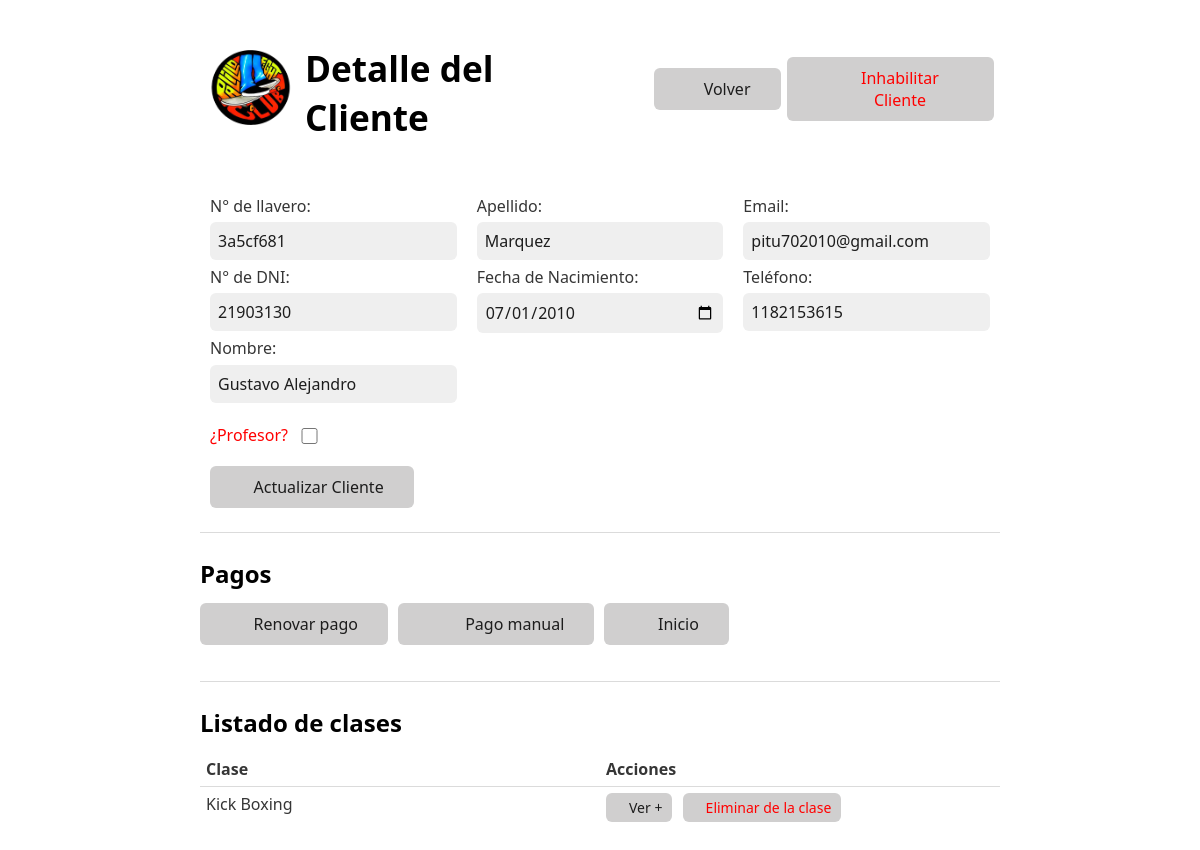
/controllers/detalle_usuario_controller.php?dni=21903130 (signed in), run on the app's committed database.
### tables this page shows
CREATE TABLE `users` (
  `id_user` int(255) NOT NULL,
  `rfid` longtext NOT NULL DEFAULT 'SIN LLAVERO' COMMENT 'Serial tarjeta de acceso',
  `dni` int(8) NOT NULL,
  `user_name` varchar(75) NOT NULL,
  `user_surname` varchar(75) DEFAULT NULL,
  `password` text DEFAULT NULL,
  `birth_day` date DEFAULT NULL,
  `email` text DEFAULT NULL,
  `phone_number` int(13) DEFAULT NULL,
  `asset` tinyint(1) NOT NULL DEFAULT 1 COMMENT 'Define si el Usuario\r\nse encuentra activo\r\n1 = Activo; 0 = Inactivo',
  `type_user` int(255) NOT NULL DEFAULT 2 COMMENT '1 - PROFESOR\r\n2 - ALUMNO\r\n3 - ADMINISTRADOR'
);

CREATE TABLE `classes` (
  `id_class` int(255) NOT NULL,
  `name_class` text NOT NULL COMMENT 'Nombre de la clase',
  `price_class` int(255) NOT NULL COMMENT 'Precio de la clase'
);

### controllers/detalle_usuario_controller.php (called while the page is built, shortened)
<?php
require_once '../models/user_model.php';
require_once '../models/clase_alumno_model.php';
require_once '../models/clase_model.php';
$user = new User();
$alumnoClase = new ClaseAlumno();
$profesorClase = new ClaseProfesor();
$claseClass = new Clase();
$dni = isset($_GET['dni']) ? $_GET['dni'] : '';
$usuario = $user->getUserByDNI($dni);
$clases = [];
if ($usuario['type_user'] == 2) {
  $clases = $alumnoClase->getClaseAlumnoByIdAlumno($usuario['id_user']);
  $tipo_usuario = 'id_alumno';
  $controlador = 'baja_alumno_clase_controller.php';
} else {
  $clases = $profesorClase->getClaseProfesorByIdProfesor($usuario['id_user']);
  $tipo_usuario = 'id_profesor';
  $controlador = 'baja_profesor_clase_controller.php';
}
$dataClases = [];
foreach ($clases as $clase) {
  array_push($dataClases, $claseClass->getClaseById($clase->id_class));
}
$clases = $dataClases;
include '../views/usuario_view.php';

### models/conexion_model.php (called while the page is built, shortened)
<?php
class Database {
  private $pdo;
  public function __construct() {
    $this->host = getenv('MYSQL_DB_HOST') ?? 'localhost';
    $this->database = getenv('MYSQL_DB_NAME') ?? '';
    $this->username = getenv('MYSQL_DB_USER') ?? '';
    $this->password = getenv('MYSQL_DB_PASSWORD') ?? '';
    try {
      $this->pdo = new PDO("mysql:host={$this->host};dbname={$this->database}", $this->username, $this->password);
      $this->pdo->setAttribute(PDO::ATTR_ERRMODE, PDO::ERRMODE_EXCEPTION);
    } catch (PDOException $e) {
      echo "Error de conexión: " . $e->getMessage();
      die();
    }
  }
  public function getConnection() {
    return $this->pdo;
  }
}
?>

### models/user_model.php (called while the page is built, shortened)
<?php
require_once 'conexion_model.php';
class User {
  private $pdo;
  public function __construct() {
    $this->database = new Database();
    $this->pdo = $this->database->getConnection();
  }
  public function getUserByDNI(string $dni) {
    try {
      $stmt = $this->pdo->prepare("SELECT * FROM `users` WHERE `dni` = :dni");
      $stmt->bindParam(':dni', $dni, PDO::PARAM_STR);
      $stmt->execute();
      return $stmt->fetch(PDO::FETCH_ASSOC);
    } catch (PDOException $e) {
      return false;
    }
  }
}
?>

### models/clase_model.php (called while the page is built, shortened)
<?php
require_once 'conexion_model.php';
class Clase {
  private $pdo;
  public function __construct() {
    $this->database = new Database();
    $this->pdo = $this->database->getConnection();
  }
  public function getClaseById($id) {
    try {
      $sql = 'SELECT * FROM classes WHERE id_class = :id_class';
      $stmt = $this->pdo->prepare($sql);
      $stmt->bindParam(':id_class', $id, PDO::PARAM_INT);
      $stmt->execute();
      return $stmt->fetch(PDO::FETCH_OBJ);
    } catch (PDOException $e) {
      return false;
    }
  }
}
?>

### models/clase_alumno_model.php (called while the page is built, shortened)
<?php
require_once 'conexion_model.php';
class ClaseAlumno {
  private $pdo;
  public function __construct() {
    $this->database = new Database();
    $this->pdo = $this->database->getConnection();
  }
  public function getClaseAlumnoByIdAlumno($idUser) {
    try {
      $sql = 'SELECT * FROM user_class WHERE id_user = :id_user';
      $stmt = $this->pdo->prepare($sql);
      $stmt->bindParam(':id_user', $idUser, PDO::PARAM_STR);
      $stmt->execute();
      return $stmt->fetchAll(PDO::FETCH_OBJ);
    } catch (PDOException $e) {
      return false;
    }
  }
}
?>

### views/usuario_view.php (the view, shortened to what this page needs)
<!DOCTYPE html>
<html lang="es">
<head>
  <link rel="stylesheet" href="../public/css/water.css">
  <link rel="stylesheet" href="../public/css/estilos.css">
</head>
<body>
  <div class="cabecera">
    <img src="../public/img/logo.png" alt="logo.png" width="100" height="100">
    <h1 style="padding-right: 40px;" >Detalle del <?php echo $usuario['type_user'] == 1 ? 'Profesor' : 'Cliente'; ?></h1>
    <button onclick="window.location.href='../controllers/lista_<?php echo $usuario['type_user'] == 1 ? 'profesores' : 'clientes'; ?>_controller.php'">
      <i style="padding-right: 10px; padding-top: 6px" class="fas fa-undo-alt"></i>
      Volver
    </button>
    <?php if ($usuario && $usuario['asset'] == 1): ?>
      <button style="color: red" onclick="window.location.href='../controllers/baja_usuarios_controller.php?dni=<?php echo urlencode($usuario['dni']); ?>'">
        <i style="color: red; padding-right: 10px; padding-top: 6px" class="fas fa-trash"></i>
        Inhabilitar <?php echo $usuario['type_user'] == 1 ? 'Profesor' : 'Cliente'; ?>
      </button>
    <?php endif; ?>
  </div>
  <div class="detalle-usuario">
    <?php if ($usuario): ?>
      <form id="form-datos-usuario" action="../controllers/actualizar_usuarios_controller.php" method="post" class="form-container">
        <div class="form-group">
          <label for="rfid">N° de llavero:</label>
          <input type="text" id="rfid" name="rfid" value="<?php echo htmlspecialchars($usuario['rfid']); ?>">
          <label for="dni">N° de DNI:</label>
          <input type="text" id="dni" name="dni" value="<?php echo htmlspecialchars($usuario['dni']); ?>">
          <label for="name">Nombre:</label>
          <input type="text" id="name" name="name" value="<?php echo htmlspecialchars($usuario['user_name']); ?>">
          <?php if ($usuario['asset'] == 1): ?>
            <div style="padding-top: 15px; padding-bottom: 15px;" class="exceptuado">
              <label for="profesor"><?php echo $usuario['type_user'] != 1 ? '¿Profesor?' : '¿Cliente?'; ?></label>
              <input type="checkbox" id="cambioTipoUsuario" name="cambioTipoUsuario" value="TRUE">
            </div>
          <?php endif; ?>
          <?php if ($usuario['asset'] == 1): ?>
            <button type="submit">
              <i class="fas fa-sync-alt"></i>
              Actualizar <?php echo $usuario['type_user'] == 1 ? 'Profesor' : 'Cliente'; ?>
            </button>
          <?php endif; ?>
        </div>
        <div class="form-group">
          <label for="surname">Apellido:</label>
          <input type="text" id="surname" name="surname" value="<?php echo htmlspecialchars($usuario['user_surname']); ?>">
          <label for="birth_day">Fecha de Nacimiento:</label>
          <input type="date" id="birth_day" name="birth_day" value="<?php echo htmlspecialchars($usuario['birth_day']); ?>">
        </div>
        <div class="form-group">
          <label for="email">Email:</label>
          <input type="email" id="email" name="email" value="<?php echo htmlspecialchars($usuario['email']); ?>">
          <label for="phone">Teléfono:</label>
          <input type="text" id="phone" name="phone" value="<?php echo htmlspecialchars($usuario['phone_number']); ?>">
        </div>
      </form>
      <?php if ($usuario['type_user'] != 1): ?>
        <hr>
        <h2>Pagos</h2>
        <?php if ($usuario['asset'] == 1): ?>
          <button onclick="window.location.href='../controllers/nuevo_pago_controller.php?id_user=<?php echo $usuario['id_user']; ?>'" id="cargar_pago">
            <i style="padding-right: 10px;" class="fas fa-wallet"></i>
            Renovar pago
          </button>
          <button id="cargar_pago_manual">
            <i class="fas fa-wallet"></i>
            <i style="padding-right: 10px;" class="fas fa-hand-paper"></i>
            Pago manual
          </button>
        <?php endif; ?>
        <button onclick="location.href='../views/dashboard_view.php'">
          <i style="padding-right: 10px;" class="fas fa-home"></i>
          Inicio
        </button>
      <?php endif; ?>
    <?php else: ?>
      <p>No se encontraron datos para este <?php echo $usuario['type_user'] == 1 ? 'Profesor' : 'Cliente'; ?>.</p>
    <?php endif; ?>
  </div>
  <?php if (!empty($clases)): ?>
  <div>
    <br>
    <hr>
    <h2>Listado de clases</h2>
    <table >
      <thead>
          <tr>
              <th>Clase</th>
              <th>Acciones</th>
          </tr>
      </thead>
      <tbody>
          <?php foreach ($clases as $c): ?>
              <tr>
                  <td><?php echo $c->name_class; ?></td>
                  <td>
                    <button class="button_small" onclick="window.location.href='../controllers/detalle_clase_controller.php?id_class=<?php echo urlencode($c->id_class); ?>'">
                      <i class="fas fa-user"></i>
                      Ver +
                    </button>
                    <button style="color: red" class="button_small"
                      onclick="window.location.href='../controllers/<?php echo $controlador; ?>?<?php echo $tipo_usuario; ?>=<?php echo urlencode($usuario['id_user']); ?>&id_clase=<?php echo urlencode($c->id_class); ?>'">
                      <i style="color: red" class="fas fa-trash"></i>
                      Eliminar de la clase
                    </button>
                  </td>
              </tr>
          <?php endforeach; ?>
      </tbody>
    </table>
  </div>
  <?php endif; ?>
</body>
</html>

### public/css/water.css (style rules this page uses)
:root { --background-body: #fff; --background: #efefef; --background-alt: #f7f7f7; --selection: #9e9e9e; --text-main: #363636; --text-bright: #000; --text-muted: #70777f; --links: #0076d1; --focus: #0096bfab; --border: #dbdbdb; --code: #000; --animation-duration: 0.1s; --button-base: #d0cfcf; --button-hover: #9b9b9b; --scrollbar-thumb: rgb(170, 170, 170); --scrollbar-thumb-hover: var(--button-hover); --form-placeholder: #949494; --form-text: #1d1d1d; --variable: #39a33c; --highlight: #ff0; }
html { scrollbar-color: rgb(170, 170, 170) #fff; scrollbar-color: var(--scrollbar-thumb) var(--background-body); scrollbar-width: thin; }
body { font-family: system-ui, -apple-system, BlinkMacSystemFont, 'Segoe UI', 'Roboto', 'Oxygen', 'Ubuntu', 'Cantarell', 'Fira Sans', 'Droid Sans', 'Helvetica Neue', 'Segoe UI Emoji', 'Apple Color Emoji', 'Noto Color Emoji', sans-serif; line-height: 1.4; max-width: 800px; margin: 20px auto; padding: 0 10px; word-wrap: break-word; color: #363636; color: var(--text-main); background: #fff; background: var(--background-body); text-rendering: optimizeLegibility; }
button { transition: background-color 0.1s linear, border-color 0.1s linear, color 0.1s linear, box-shadow 0.1s linear, transform 0.1s ease; transition: background-color var(--animation-duration) linear, border-color var(--animation-duration) linear, color var(--animation-duration) linear, box-shadow var(--animation-duration) linear, transform var(--animation-duration) ease; }
input { transition: background-color 0.1s linear, border-color 0.1s linear, color 0.1s linear, box-shadow 0.1s linear, transform 0.1s ease; transition: background-color var(--animation-duration) linear, border-color var(--animation-duration) linear, color var(--animation-duration) linear, box-shadow var(--animation-duration) linear, transform var(--animation-duration) ease; }
h1 { font-size: 2.2em; margin-top: 0; }
h1, h2, h3, h4, h5, h6 { margin-bottom: 12px; margin-top: 24px; }
h1 { color: #000; color: var(--text-bright); }
h2 { color: #000; color: var(--text-bright); }
h1, h2, h3, h4, h5, h6, b, strong, th { font-weight: 600; }
button, select, input[type='submit'], input[type='reset'], input[type='button'], input[type='checkbox'], input[type='range'], input[type='radio'] { cursor: pointer; }
input, select { display: block; }
[type='checkbox'], [type='radio'] { display: initial; }
input { color: #1d1d1d; color: var(--form-text); background-color: #efefef; background-color: var(--background); font-family: inherit; font-size: inherit; margin-right: 6px; margin-bottom: 6px; padding: 10px; border: none; border-radius: 6px; outline: none; }
button { color: #1d1d1d; color: var(--form-text); background-color: #efefef; background-color: var(--background); font-family: inherit; font-size: inherit; margin-right: 6px; margin-bottom: 6px; padding: 10px; border: none; border-radius: 6px; outline: none; }
button { background-color: #d0cfcf; background-color: var(--button-base); padding-right: 30px; padding-left: 30px; }
input[type='checkbox'], input[type='radio'] { height: 1em; width: 1em; }
input { vertical-align: top; }
label { vertical-align: middle; margin-bottom: 4px; display: inline-block; }
input:not([type='checkbox']):not([type='radio']), input[type='range'], select, button, textarea { -webkit-appearance: none; }
::placeholder { color: #949494; color: var(--form-placeholder); }
img, video { max-width: 100%; height: auto; }
hr { border: none; border-top: 1px solid #dbdbdb; border-top: 1px solid var(--border); }
table { border-collapse: collapse; margin-bottom: 10px; width: 100%; table-layout: fixed; }
td, th { padding: 6px; text-align: left; vertical-align: top; word-wrap: break-word; }
thead { border-bottom: 1px solid #dbdbdb; border-bottom: 1px solid var(--border); }

### public/css/estilos.css (style rules this page uses)
.cabecera { display: flex; align-items: center; padding-bottom: 30px; }
.cabecera img { margin-right: 5px; }
.cabecera button { display: flex; justify-content: flex-end; margin-top: 10px; }
.form-container { display: flex; flex-wrap: wrap; }
.form-group { flex: 1 1 30%; padding: 10px; }
.form-group label { display: block; margin-bottom: 5px; }
.form-group input { width: 100%; padding: 8px; box-sizing: border-box; }
.button_small { padding: 5px 10px; font-size: 14px; }
button .fas { font-size: 12px; }
.exceptuado { display: flex; justify-content: space-between; align-items: center; color: red; padding: 0px; width: 50%; }

### data on the page
users: rfid "3a5cf681", dni "21903130", name "Gustavo Alejandro", surname "Marquez", birth_day "07/01/2010", email "pitu702010@gmail.com", phone "1182153615"
classes: name_class "Kick Boxing"
